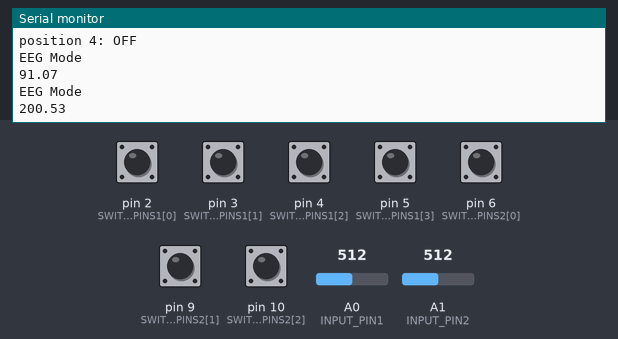
This sketch was run on a simulated Arduino Uno, built with avr-gcc and run on an emulated ATmega328P. On the bench: the last lines printed to the serial monitor. The inputs (shaded band) are chosen by the test bench; at power-on: pin 2 (SWITCH_PINS1[0]), pin 3 (SWITCH_PINS1[1]), pin 4 (SWITCH_PINS1[2]), pin 5 (SWITCH_PINS1[3]), pin 6 (SWITCH_PINS2[0]), pin 9 (SWITCH_PINS2[1]), pin 10 (SWITCH_PINS2[2]) HIGH, A0 (INPUT_PIN1) = 512, A1 (INPUT_PIN2) = 512. No radio packets arrive unless stated.

Above: at 2.2 s.
2.3 s: pin 2 (SWITCH_PINS1[0]) pulled LOW for 1 s
At 4.0 s:
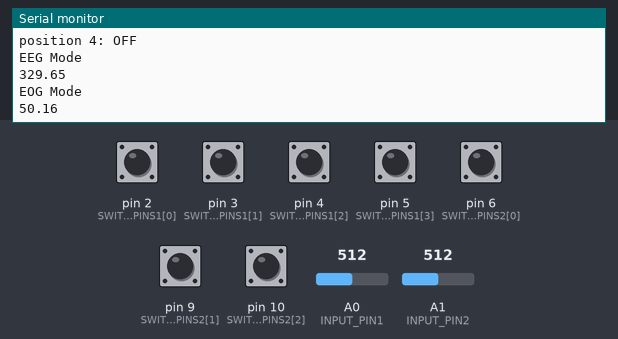
4.8 s: pin 3 (SWITCH_PINS1[1]) pulled LOW for 1 s
At 6.0 s:
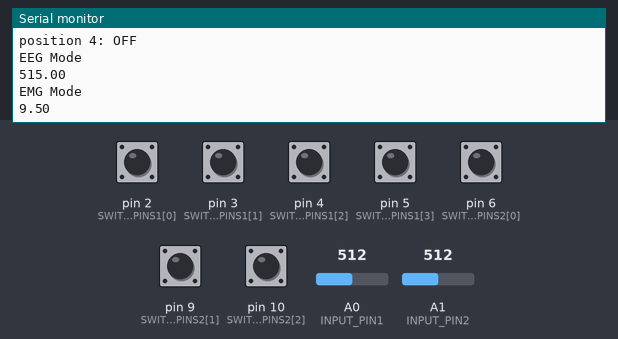
7.3 s: A0 (INPUT_PIN1) set to 716
At 8.1 s:
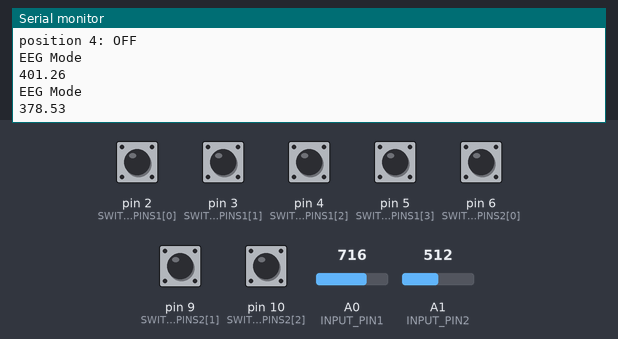
8.8 s: A1 (INPUT_PIN2) set to 716
At 10.0 s:
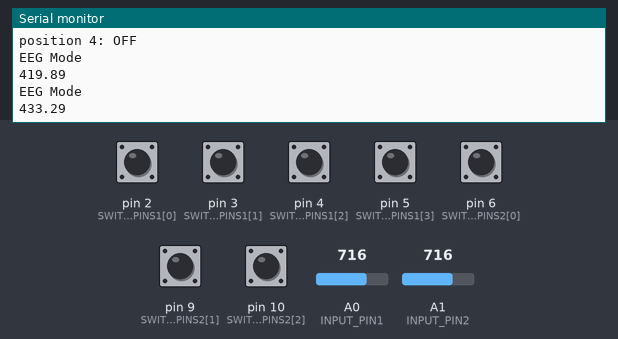
10.3 s: pin 4 (SWITCH_PINS1[2]) pulled LOW for 1 s
12.8 s: pin 5 (SWITCH_PINS1[3]) pulled LOW for 1 s
Timing chart, 0 to 15.8 s (numbered marks = the images above; inputs shaded):
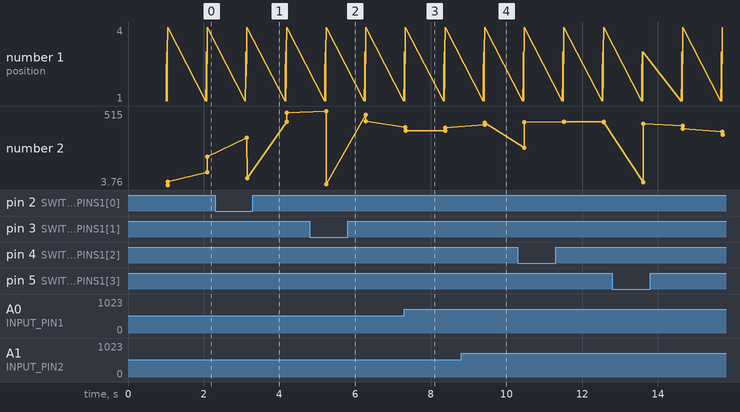

Measured:
- after the input at 2.3 s, the serial monitor: prints a new line after 0.83 s (image 1)
- after the input at 4.8 s, the serial monitor: prints a new line after 0.42 s (image 2)
- after the input at 7.3 s, the serial monitor: prints a new line at once (image 3)
- after the input at 8.8 s, the serial monitor: prints a new line after 0.63 s (image 4)
- plotted number 2: 442.67 → 398.45 after the input at 7.3 s, 398.45 → 433.29 after the input at 8.8 s

The sketch:

CobaRFdanEXGTransmitter.ino
```cpp
#include <SPI.h>
#include <nRF24L01.h>
#include <RF24.h>

#define POSITION_NUM1 4
#define POSITION_NUM2 3
#define ON LOW
#define OFF HIGH
#define SAMPLE_RATE 115200
//Channel 0
#define INPUT_PIN1 A0
//Channel 1
#define INPUT_PIN2 A1

RF24 radio(7, 8); // CE, CSN
const byte address[][6] = { "11100","11000", "10100", "10000", "01100", "01000", "001000", "00000" };

const int SWITCH_PINS1[] = { 2, 3, 4, 5 };
const int SWITCH_PINS2[] = { 6, 9, 10 };

void setup() {
  radio.begin();
  radio.setPALevel(RF24_PA_MIN);

  Serial.begin(SAMPLE_RATE);
  delay(1000);
  Serial.flush();

  for (int i = 0; i < POSITION_NUM1; i++)
    pinMode(SWITCH_PINS1[i], INPUT_PULLUP);

  for (int i = 0; i < POSITION_NUM2; i++)
    pinMode(SWITCH_PINS2[i], INPUT_PULLUP);
}

void loop() {

  // Calculate elapsed time
	static unsigned long past = 0;
	unsigned long present = micros();
	unsigned long interval = present - past;
	past = present;

	// Run timer
	static long timer = 0;
	timer -= interval;

  //RF
  for (int i = 0; i < POSITION_NUM2; i++) {
    delay(5);
    Serial.print("position ");
    Serial.print(i + 1);
    Serial.print(": ");
    int state = digitalRead(SWITCH_PINS2[i]);

    if (state == ON){
      Serial.println("ON ");
    }
    else
      Serial.println("OFF ");

    //Serial.println(digitalRead(SWITCH_PINS2[i]));
  }

  if(digitalRead(SWITCH_PINS2[0]) == ON && digitalRead(SWITCH_PINS2[1]) == ON && digitalRead(SWITCH_PINS2[2]) == ON){
    delay(5);
    radio.stopListening();
    radio.openWritingPipe(address[0]);
    Serial.print("RF Address: ");
    Serial.println("11100");
  }
  else if(digitalRead(SWITCH_PINS2[0]) == ON && digitalRead(SWITCH_PINS2[1]) == ON && digitalRead(SWITCH_PINS2[2]) == OFF){
    delay(5);
    radio.stopListening();
    radio.openWritingPipe(address[1]);
    Serial.print("RF Address: ");
    Serial.println("11000");
  }
  else if(digitalRead(SWITCH_PINS2[0]) == ON && digitalRead(SWITCH_PINS2[1]) == OFF && digitalRead(SWITCH_PINS2[2]) == ON){
    delay(5);
    radio.stopListening();
    radio.openWritingPipe(address[2]);
    Serial.print("RF Address: ");
    Serial.println("10100");
  }
  else if(digitalRead(SWITCH_PINS2[0]) == ON && digitalRead(SWITCH_PINS2[1]) == OFF && digitalRead(SWITCH_PINS2[2]) == OFF){
    delay(5);
    radio.stopListening();
    radio.openWritingPipe(address[3]);
    Serial.print("RF Address: ");
    Serial.println("10000");
  }
  else if(digitalRead(SWITCH_PINS2[0]) == OFF && digitalRead(SWITCH_PINS2[1]) == ON && digitalRead(SWITCH_PINS2[2]) == ON){
    delay(5);
    radio.stopListening();
    radio.openWritingPipe(address[4]);
    Serial.print("RF Address: ");
    Serial.println("01100");
  }
  else if(digitalRead(SWITCH_PINS2[0]) == OFF && digitalRead(SWITCH_PINS2[1]) == ON && digitalRead(SWITCH_PINS2[2]) == OFF){
    delay(5);
    radio.stopListening();
    radio.openWritingPipe(address[5]);
    Serial.print("RF Address: ");
    Serial.println("01000");
  }
  else if(digitalRead(SWITCH_PINS2[0]) == OFF && digitalRead(SWITCH_PINS2[1]) == OFF && digitalRead(SWITCH_PINS2[2]) == ON){
    delay(5);
    radio.stopListening();
    radio.openWritingPipe(address[6]);
    Serial.print("RF Address: ");
    Serial.println("00100");
  }
  else if(digitalRead(SWITCH_PINS2[0]) == OFF && digitalRead(SWITCH_PINS2[1]) == OFF && digitalRead(SWITCH_PINS2[2]) == OFF){
    delay(5);
    radio.stopListening();
    radio.openWritingPipe(address[7]);
    Serial.print("RF Address: ");
    Serial.println("00000");
  }

  Serial.println();

  //EXG
  for (int i = 0; i < POSITION_NUM1; i++) {
    delay(5);
    Serial.print("position ");
    Serial.print(i + 1);
    Serial.print(": ");
    int state = digitalRead(SWITCH_PINS1[i]);

    if (state == ON){
      Serial.println("ON ");
    }
    else
      Serial.println("OFF ");

    //Serial.println(digitalRead(SWITCH_PINS1[i]));
  }

  //Channel 0
  if(digitalRead(SWITCH_PINS1[2]) == ON && digitalRead(SWITCH_PINS1[3]) == ON){
    Serial.println("ECG Mode");
    if(timer < 0){
		timer += 1000000 / SAMPLE_RATE;
		float sensor_value1 = analogRead(INPUT_PIN1);
		float signal1 = ECGFilter(sensor_value1);
		Serial.println(signal1);

    radio.write(&signal1, sizeof(signal1));
	  }
  }
  else if(digitalRead(SWITCH_PINS1[2]) == OFF && digitalRead(SWITCH_PINS1[3]) == ON){
    Serial.println("EMG Mode");
    if(timer < 0){
		timer += 1000000 / SAMPLE_RATE;
		float sensor_value1 = analogRead(INPUT_PIN1);
		float signal1 = EMGFilter(sensor_value1);
		Serial.println(signal1);

    radio.write(&signal1, sizeof(signal1));
	  }
  }
  else if(digitalRead(SWITCH_PINS1[2]) == ON && digitalRead(SWITCH_PINS1[3]) == OFF){
    Serial.println("EOG Mode");
    if(timer < 0){
		timer += 1000000 / SAMPLE_RATE;
		float sensor_value1 = analogRead(INPUT_PIN1);
		float signal1 = EOGFilter(sensor_value1);
		Serial.println(signal1);

    radio.write(&signal1, sizeof(signal1));
	  }
  }
  else if(digitalRead(SWITCH_PINS1[2]) == OFF && digitalRead(SWITCH_PINS1[3]) == OFF){
    Serial.println("EEG Mode");
    if(timer < 0){
		timer += 1000000 / SAMPLE_RATE;
		float sensor_value1 = analogRead(INPUT_PIN1);
		float signal1 = EEGFilter(sensor_value1);
		Serial.println(signal1);

    radio.write(&signal1, sizeof(signal1));
	  }
  }

  //Channel 1
  if(digitalRead(SWITCH_PINS1[0]) == ON && digitalRead(SWITCH_PINS1[1]) == ON){
    Serial.println("ECG Mode");
    if(timer < 0){
		timer += 1000000 / SAMPLE_RATE;
		float sensor_value2 = analogRead(INPUT_PIN2);
		float signal2 = ECGFilter(sensor_value2);
		Serial.println(signal2);

    radio.write(&signal2, sizeof(signal2));
	  }
  }
  else if(digitalRead(SWITCH_PINS1[0]) == OFF && digitalRead(SWITCH_PINS1[1]) == ON){
    Serial.println("EMG Mode");
    if(timer < 0){
		timer += 1000000 / SAMPLE_RATE;
		float sensor_value2 = analogRead(INPUT_PIN2);
		float signal2 = EMGFilter(sensor_value2);
		Serial.println(signal2);

    radio.write(&signal2, sizeof(signal2));
	  }
  }
  else if(digitalRead(SWITCH_PINS1[0]) == ON && digitalRead(SWITCH_PINS1[1]) == OFF){
    Serial.println("EOG Mode");
    if(timer < 0){
		timer += 1000000 / SAMPLE_RATE;
		float sensor_value2 = analogRead(INPUT_PIN2);
		float signal2 = EOGFilter(sensor_value2);
		Serial.println(signal2);

    radio.write(&signal2, sizeof(signal2));
	  }
  }
  else if(digitalRead(SWITCH_PINS1[0]) == OFF && digitalRead(SWITCH_PINS1[1]) == OFF){
    Serial.println("EEG Mode");
    if(timer < 0){
		timer += 1000000 / SAMPLE_RATE;
		float sensor_value2 = analogRead(INPUT_PIN2);
		float signal2 = EEGFilter(sensor_value2);
		Serial.println(signal2);

    radio.write(&signal2, sizeof(signal2));
	  }
  }

  Serial.println();

  delay(1000);
}

float ECGFilter(float input)
{
  float output = input;
  {
    static float z1, z2; // filter section state
    float x = output - 0.70682283*z1 - 0.15621030*z2;
    output = 0.28064917*x + 0.56129834*z1 + 0.28064917*z2;
    z2 = z1;
    z1 = x;
  }
  {
    static float z1, z2; // filter section state
    float x = output - 0.95028224*z1 - 0.54073140*z2;
    output = 1.00000000*x + 2.00000000*z1 + 1.00000000*z2;
    z2 = z1;
    z1 = x;
  }
  {
    static float z1, z2; // filter section state
    float x = output - -1.95360385*z1 - 0.95423412*z2;
    output = 1.00000000*x + -2.00000000*z1 + 1.00000000*z2;
    z2 = z1;
    z1 = x;
  }
  {
    static float z1, z2; // filter section state
    float x = output - -1.98048558*z1 - 0.98111344*z2;
    output = 1.00000000*x + -2.00000000*z1 + 1.00000000*z2;
    z2 = z1;
    z1 = x;
  }
  return output;
}

float EEGFilter(float input) {
	float output = input;
	{
		static float z1, z2; // filter section state
		float x = output - -0.95391350*z1 - 0.25311356*z2;
		output = 0.00735282*x + 0.01470564*z1 + 0.00735282*z2;
		z2 = z1;
		z1 = x;
	}
	{
		static float z1, z2; // filter section state
		float x = output - -1.20596630*z1 - 0.60558332*z2;
		output = 1.00000000*x + 2.00000000*z1 + 1.00000000*z2;
		z2 = z1;
		z1 = x;
	}
	{
		static float z1, z2; // filter section state
		float x = output - -1.97690645*z1 - 0.97706395*z2;
		output = 1.00000000*x + -2.00000000*z1 + 1.00000000*z2;
		z2 = z1;
		z1 = x;
	}
	{
		static float z1, z2; // filter section state
		float x = output - -1.99071687*z1 - 0.99086813*z2;
		output = 1.00000000*x + -2.00000000*z1 + 1.00000000*z2;
		z2 = z1;
		z1 = x;
	}
	return output;
}

float EMGFilter(float input)
{
  float output = input;
  {
    static float z1, z2; // filter section state
    float x = output - 0.05159732*z1 - 0.36347401*z2;
    output = 0.01856301*x + 0.03712602*z1 + 0.01856301*z2;
    z2 = z1;
    z1 = x;
  }
  {
    static float z1, z2; // filter section state
    float x = output - -0.53945795*z1 - 0.39764934*z2;
    output = 1.00000000*x + -2.00000000*z1 + 1.00000000*z2;
    z2 = z1;
    z1 = x;
  }
  {
    static float z1, z2; // filter section state
    float x = output - 0.47319594*z1 - 0.70744137*z2;
    output = 1.00000000*x + 2.00000000*z1 + 1.00000000*z2;
    z2 = z1;
    z1 = x;
  }
  {
    static float z1, z2; // filter section state
    float x = output - -1.00211112*z1 - 0.74520226*z2;
    output = 1.00000000*x + -2.00000000*z1 + 1.00000000*z2;
    z2 = z1;
    z1 = x;
  }
  return output;
}

float EOGFilter(float input)
{
  float output = input;
  {
    static float z1, z2; // filter section state
    float x = output - 0.02977423*z1 - 0.04296318*z2;
    output = 0.09797471*x + 0.19594942*z1 + 0.09797471*z2;
    z2 = z1;
    z1 = x;
  }
  {
    static float z1, z2; // filter section state
    float x = output - 0.08383952*z1 - 0.46067709*z2;
    output = 1.00000000*x + 2.00000000*z1 + 1.00000000*z2;
    z2 = z1;
    z1 = x;
  }
  {
    static float z1, z2; // filter section state
    float x = output - -1.92167271*z1 - 0.92347975*z2;
    output = 1.00000000*x + -2.00000000*z1 + 1.00000000*z2;
    z2 = z1;
    z1 = x;
  }
  {
    static float z1, z2; // filter section state
    float x = output - -1.96758891*z1 - 0.96933514*z2;
    output = 1.00000000*x + -2.00000000*z1 + 1.00000000*z2;
    z2 = z1;
    z1 = x;
  }
  return output;
}
```
